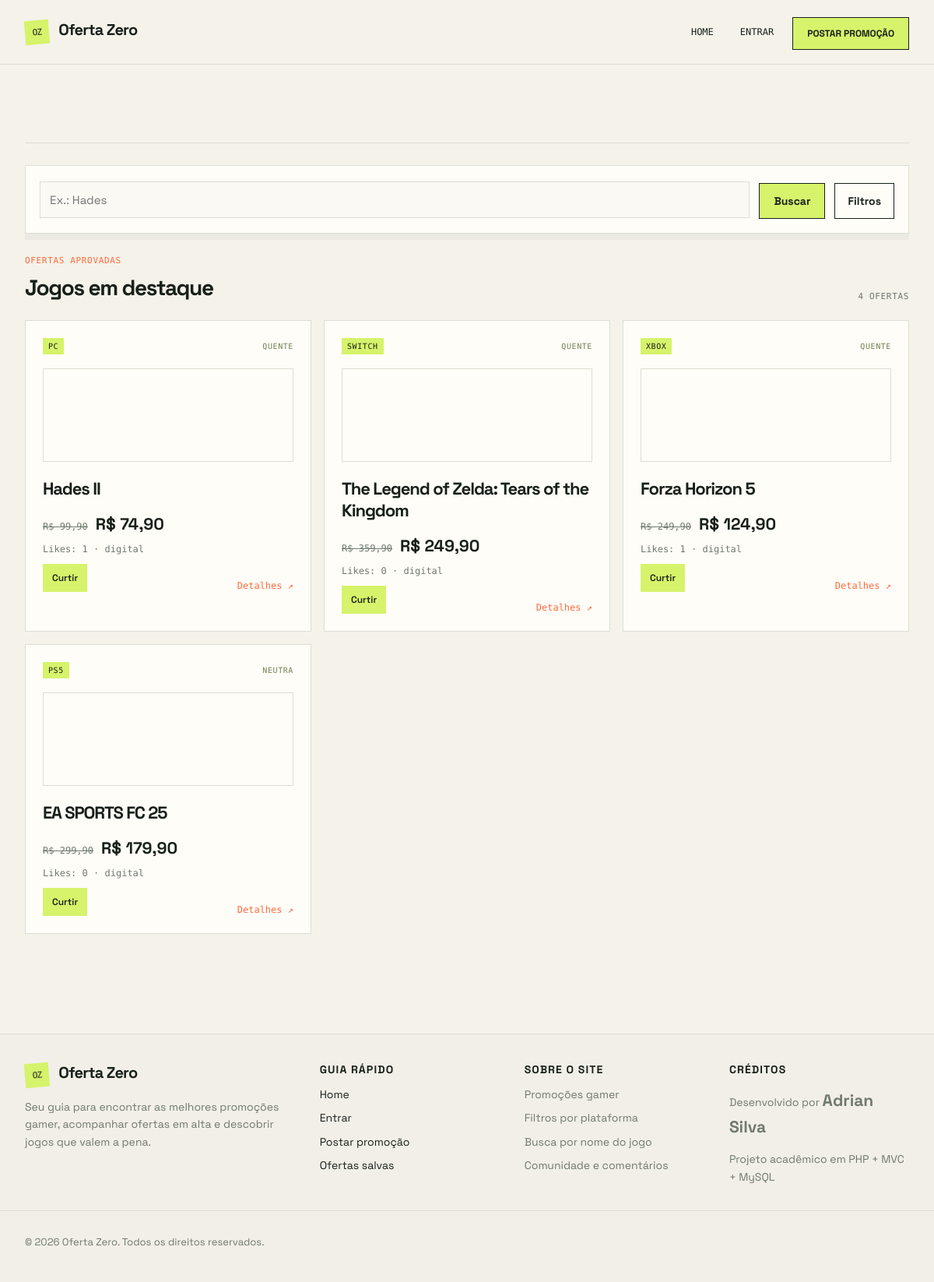
The page / on the database its author committed.
### tables this page shows
CREATE TABLE promocoes (
    id INT UNSIGNED AUTO_INCREMENT PRIMARY KEY,
    titulo VARCHAR(160) NOT NULL,
    plataforma ENUM('PC', 'PS5', 'Xbox', 'Switch') NOT NULL,
    preco_original DECIMAL(10,2) NOT NULL,
    preco_promocional DECIMAL(10,2) NOT NULL,
    url VARCHAR(500) NOT NULL DEFAULT '',
    imagem_capa VARCHAR(500) NOT NULL DEFAULT '',
    tipo_midia ENUM('digital', 'fisica') NOT NULL DEFAULT 'digital',
    is_prevenda TINYINT(1) NOT NULL DEFAULT 0,
    status ENUM('pendente', 'aprovada', 'rejeitada') NOT NULL DEFAULT 'pendente',
    usuario_id INT UNSIGNED DEFAULT NULL,
    temperatura ENUM('quente', 'fria', 'neutra') NOT NULL DEFAULT 'neutra',
    criado_em TIMESTAMP NOT NULL DEFAULT CURRENT_TIMESTAMP,
    CONSTRAINT fk_promocoes_usuario FOREIGN KEY (usuario_id) REFERENCES usuarios(id) ON DELETE SET NULL,
    CONSTRAINT chk_preco_promocional CHECK (preco_promocional > 0 AND preco_promocional < preco_original)
);

### app/Controllers/PromocaoController.php (called while the page is built, shortened)
<?php
final class PromocaoController
{
    private Database $database;
    public function __construct()
    {
        $this->database = new Database();
    }
    public function index(): void
    {
        $modo = 'home';
        $usuario = $this->usuarioLogado();
        $promocoes = $this->listarPromocoes($this->obterFiltros());
        require __DIR__ . '/../Views/promocoes/index.php';
    }
    private function usuarioLogado(): ?array
    {
        return $_SESSION['usuario'] ?? null;
    }
    private function obterFiltros(): array
    {
        return [
            'plataforma' => (string) ($_GET['plataforma'] ?? ''),
            'faixa_preco' => (string) ($_GET['faixa_preco'] ?? ''),
            'tipo_midia' => (string) ($_GET['tipo_midia'] ?? ''),
            'status' => (string) ($_GET['status'] ?? ''),
            'pesquisa' => trim((string) ($_GET['pesquisa'] ?? '')),
        ];
    }
    private function listarPromocoes(array $filtros): array
    {
        $sql = 'SELECT p.*, (SELECT COUNT(*) FROM usuarios_likes_promocoes ulp WHERE ulp.promocao_id = p.id) AS likes FROM promocoes p WHERE p.status = :status';
        $params = [':status' => 'aprovada'];
        $where = [];
        $sql .= ' ORDER BY p.criado_em DESC';
        $statement = $this->database->connect()->prepare($sql);
        $statement->execute($params);
        return $statement->fetchAll(PDO::FETCH_ASSOC);
    }
}

### index.php (called while the page is built, shortened)
<?php
require_once __DIR__ . '/app/Models/Database.php';
require_once __DIR__ . '/app/Controllers/PromocaoController.php';
$controller = new PromocaoController();
$action = $_GET['action'] ?? 'index';
$controller->{$action}();

### app/Models/Database.php (called while the page is built, shortened)
<?php
final class Database
{
    private ?PDO $connection = null;
    public function connect(): PDO
    {
        try {
            $this->connection = new PDO(
                'mysql:host=' . self::HOST . ';dbname=' . self::DATABASE . ';charset=utf8mb4',
                self::USER,
                self::PASSWORD,
                [
                    PDO::ATTR_ERRMODE => PDO::ERRMODE_EXCEPTION,
                    PDO::ATTR_DEFAULT_FETCH_MODE => PDO::FETCH_ASSOC,
                    PDO::ATTR_EMULATE_PREPARES => false,
                ]
            );
        } catch (PDOException $exception) {
            throw new PDOException(
                'Não foi possível conectar ao MySQL. Importe database/promocoes.sql e confira o XAMPP. ' . $exception->getMessage(),
                (int) $exception->getCode(),
                $exception
            );
        }
        return $this->connection;
    }
}

### app/Views/promocoes/index.php (the view, shortened to what this page needs)
<?php
$escape = static fn (mixed $value): string => htmlspecialchars((string) $value, ENT_QUOTES, 'UTF-8');
$modo = $modo ?? 'home';
$usuario = $usuario ?? null;
$promocoes = $promocoes ?? [];
?>
<!doctype html>
<html lang="pt-BR">
<head>
    <link rel="stylesheet" href="assets/css/style.css?v=<?= filemtime(__DIR__ . '/../../../assets/css/style.css') ?>">
</head>
<body>
<header class="topbar">
    <a class="brand" href="index.php"><span>OZ</span> Oferta Zero</a>
    <nav class="main-nav">
        <a href="index.php">Home</a>
        <?php if ($usuario !== null): ?>
            <?php if (!empty($usuario['is_admin'])): ?>
                <a href="index.php?action=moderacao">Painel Admin</a>
            <?php endif; ?>
            <a href="index.php?action=minhas-salvas">Ofertas salvas</a>
            <a href="index.php?action=perfil">Perfil</a>
            <a href="index.php?action=logout">Sair</a>
        <?php else: ?>
            <a href="index.php?action=login">Entrar</a>
        <?php endif; ?>
        <button class="hotbar-button" type="button" onclick="window.location.href='index.php?action=<?= $usuario !== null ? 'novo' : 'login' ?>'">Postar promoção</button>
    </nav>
</header>
<?php if ($modo === 'login'): ?>
    <main class="auth-shell">
        <section class="auth-box">
            <div class="auth-header">
                <p class="eyebrow">Acesso</p>
                <h1>Entre na comunidade</h1>
            </div>
            <div class="auth-grid">
                <form class="auth-form" action="index.php?action=entrar" method="post">
                    <h2>Login</h2>
                    <label>E-mail<input type="email" name="email" required></label>
                    <label>Senha<input type="password" name="senha" required></label>
                    <button type="submit">Entrar</button>
                </form>
                <form class="auth-form" action="index.php?action=registrar" method="post">
                    <h2>Cadastro</h2>
                    <label>Nome<input type="text" name="nome" required maxlength="120"></label>
                    <label>E-mail<input type="email" name="email" required maxlength="180"></label>
                    <label>Senha<input type="password" name="senha" required minlength="6"></label>
                    <button type="submit">Criar conta</button>
                </form>
            </div>
        </section>
    </main>
<?php else: ?>
    <main class="layout home-layout">
        <section class="offers full-width">
            <div class="search-toolbar">
                <form action="index.php" method="get" class="search-form">
                    <input id="busca-jogo" type="text" name="pesquisa" value="<?= $escape($_GET['pesquisa'] ?? '') ?>" placeholder="Ex.: Hades">
                    <button type="submit" class="search-button">Buscar</button>
                    <button type="button" class="filter-toggle" data-filter-toggle>Filtros</button>
                </form>
            </div>
            <div class="section-heading">
                <div><p class="eyebrow">Ofertas aprovadas</p><h2>Jogos em destaque</h2></div>
                <span class="count"><?= count($promocoes) ?> ofertas</span>
            </div>
            <?php if ($promocoes === []): ?>
                <div class="empty-state">Nenhuma oferta corresponde aos filtros atuais.</div>
            <?php else: ?>
                <div class="offer-grid">
                    <?php foreach ($promocoes as $promocaoItem): ?>
                        <article class="offer-card">
                            <div class="card-top">
                                <span class="platform"><?= $escape($promocaoItem['plataforma']) ?></span>
                                <span class="approved"><?= $escape($promocaoItem['temperatura'] ?? 'quente') ?></span>
                            </div>
                            <div class="game-cover" style="background-image: url('<?= $escape($promocaoItem['imagem_capa'] !== '' ? $promocaoItem['imagem_capa'] : 'https://images.unsplash.com/photo-1542751371-adc38448a05e') ?>');"></div>
                            <h3><?= $escape($promocaoItem['titulo']) ?></h3>
                            <div class="prices">
                                <del>R$ <?= number_format((float) $promocaoItem['preco_original'], 2, ',', '.') ?></del>
                                <strong>R$ <?= number_format((float) $promocaoItem['preco_promocional'], 2, ',', '.') ?></strong>
                            </div>
                            <p class="meta">Likes: <?= (int) ($promocaoItem['likes'] ?? 0) ?> · <?= $escape($promocaoItem['tipo_midia'] ?? 'digital') ?></p>
                            <div class="actions-row">
                                <a class="mini-btn" href="index.php?action=like&id=<?= (int) $promocaoItem['id'] ?>">Curtir</a>
                                <a class="visit" href="index.php?action=detalhes&id=<?= (int) $promocaoItem['id'] ?>">Detalhes ↗</a>
                            </div>
                        </article>
                    <?php endforeach; ?>
                </div>
            <?php endif; ?>
        </section>
    </main>
<?php endif; ?>
<footer class="site-footer">
    <div class="footer-inner">
        <div class="footer-branding">
            <a class="brand" href="index.php"><span>OZ</span> Oferta Zero</a>
            <p>Seu guia para encontrar as melhores promoções gamer, acompanhar ofertas em alta e descobrir jogos que valem a pena.</p>
        </div>
        <div class="footer-column">
            <h3>Guia rápido</h3>
            <ul>
                <li><a href="index.php">Home</a></li>
                <li><a href="index.php?action=login">Entrar</a></li>
                <li><a href="index.php?action=novo">Postar promoção</a></li>
                <li><a href="index.php?action=minhas-salvas">Ofertas salvas</a></li>
            </ul>
        </div>
        <div class="footer-column">
            <h3>Sobre o site</h3>
            <ul>
                <li>Promoções gamer</li>
                <li>Filtros por plataforma</li>
                <li>Busca por nome do jogo</li>
                <li>Comunidade e comentários</li>
            </ul>
        </div>
        <div class="footer-column">
            <h3>Créditos</h3>
            <p>Desenvolvido por <strong>Adrian Silva</strong></p>
            <p>Projeto acadêmico em PHP + MVC + MySQL</p>
        </div>
    </div>
    <div class="footer-bottom">
        <p>© 2026 Oferta Zero. Todos os direitos reservados.</p>
    </div>
</footer>
</body>
</html>

### rows shown on the page
promocoes: plataforma "PC", temperatura "QUENTE", titulo "Hades II", preco_original "99,90", preco_promocional "74,90", likes "1", tipo_midia "digital"
promocoes: plataforma "SWITCH", temperatura "QUENTE", titulo "The Legend of Zelda: Tears of the Kingdom", preco_original "359,90", preco_promocional "249,90", likes "0", tipo_midia "digital"
promocoes: plataforma "XBOX", temperatura "QUENTE", titulo "Forza Horizon 5", preco_original "249,90", preco_promocional "124,90", likes "1", tipo_midia "digital"
promocoes: plataforma "PS5", temperatura "NEUTRA", titulo "EA SPORTS FC 25", preco_original "299,90", preco_promocional "179,90", likes "0", tipo_midia "digital"

### other values the page prints
count($promocoes) "4"
